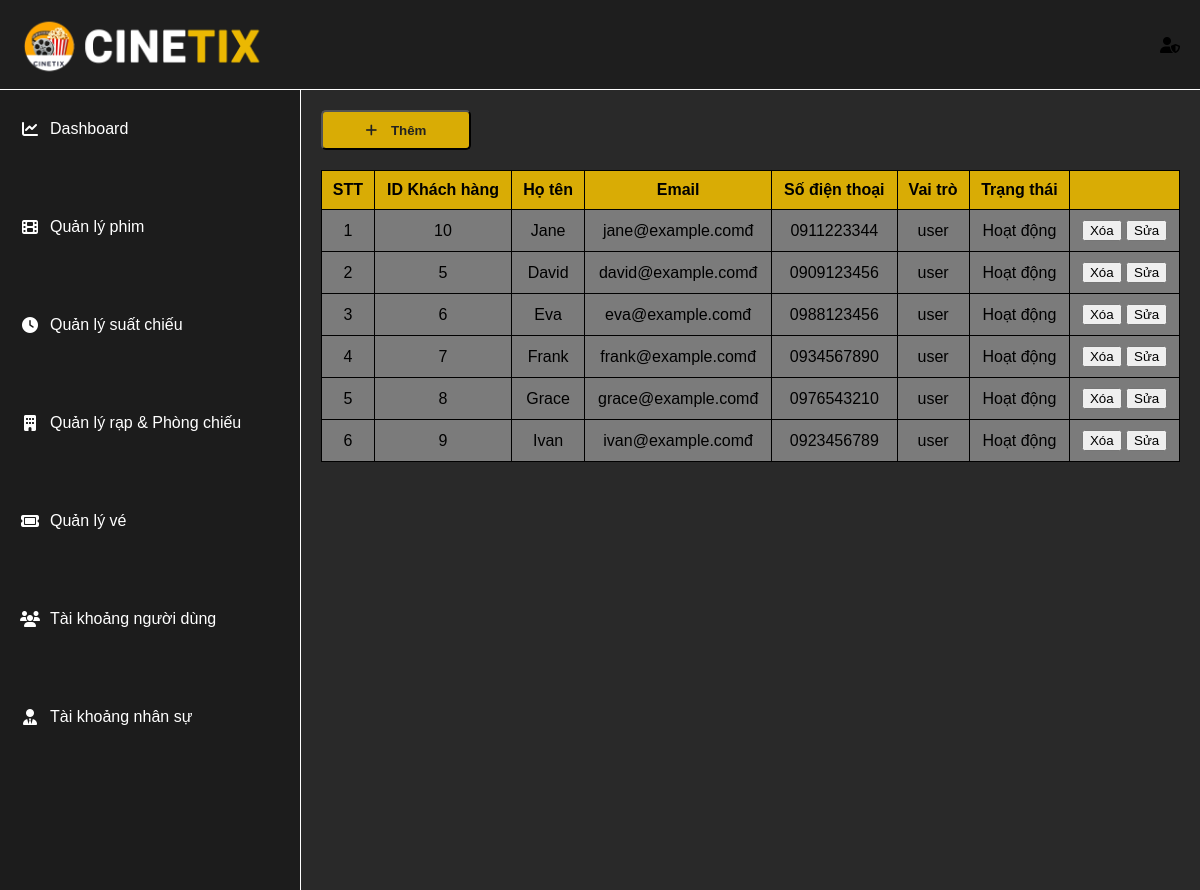
/admin/taikhoannguoidung.php, run on an earlier commit of the app's database.
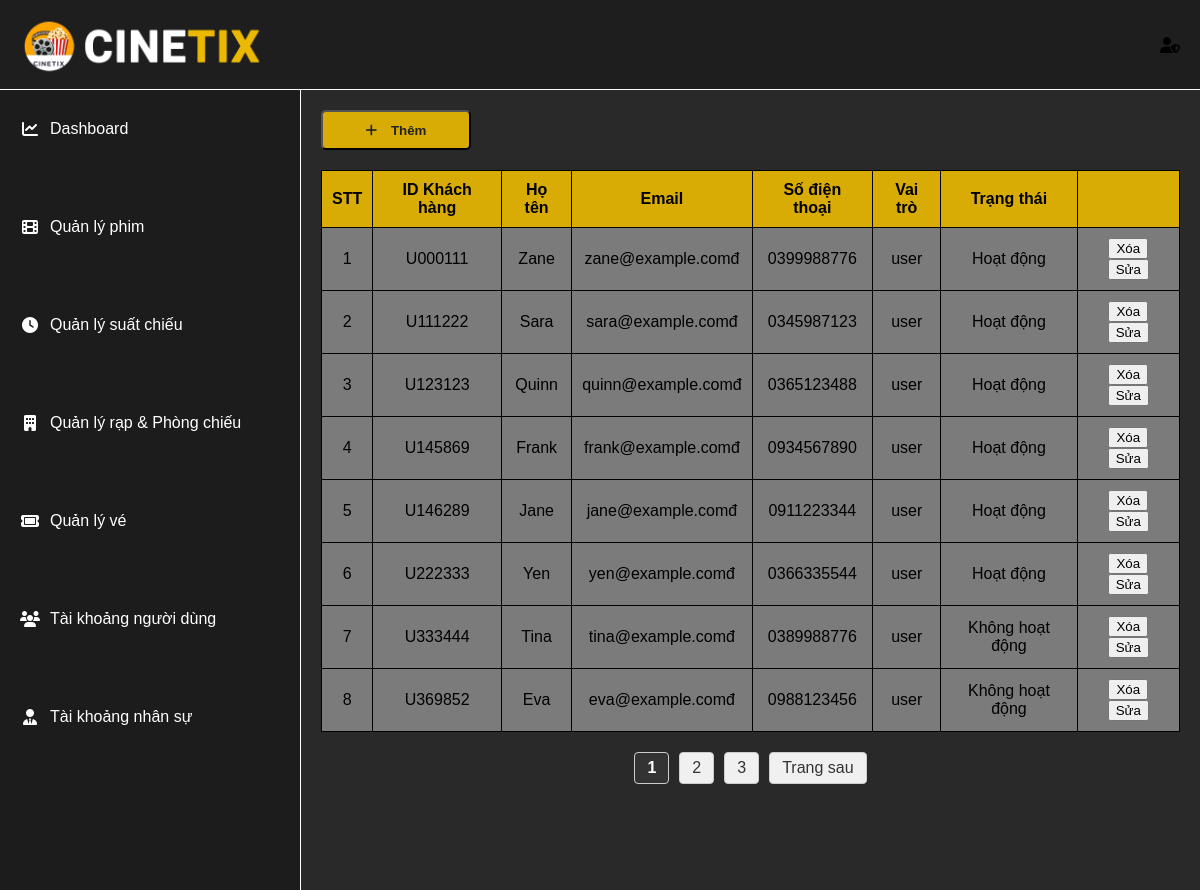
And on a later commit of the database.
### tables this page shows
CREATE TABLE users (
    id VARCHAR(100) PRIMARY KEY,
    user_name VARCHAR(100) NOT NULL,
    email VARCHAR(100) UNIQUE NOT NULL,
    pass_word VARCHAR(255) NOT NULL,
    phone_number VARCHAR(20),
    ro_lo ENUM('user','admin','employee') DEFAULT 'user',
    start_date DATE NULL,  
    account_status ENUM('Hoạt động', 'Không hoạt động') DEFAULT 'Hoạt động',
    last_active DATETIME DEFAULT CURRENT_TIMESTAMP ON UPDATE CURRENT_TIMESTAMP,
    created_at DATETIME DEFAULT CURRENT_TIMESTAMP
);

### admin/taikhoannguoidung.php (the view, shortened to what this page needs)
<?php
include('../connect.php');
include('header_admin.php');
?>
<!DOCTYPE html>
<html lang="vi">
<head>
  <link rel="stylesheet" href="../admin/adminCSS/admin_layout.css">
  <link rel="stylesheet" href="../admin/adminCSS/header_admin.css">
  <link rel="stylesheet" href="../admin/adminCSS/quanlyphim.css">
  <link rel="stylesheet" href="https://cdnjs.cloudflare.com/ajax/libs/font-awesome/6.5.0/css/all.min.css">
</head>
<body>
  <div class="admin-layout">
    <aside class="sidebar">
      <?php include('sidebar_admin.php'); ?>
    </aside>
<?php
$limit = 8;
$page = isset($_GET['page']) ? (int)$_GET['page'] : 1;
$total_result = mysqli_query($conn, "SELECT COUNT(*) AS total FROM users where users.ro_lo = 'user'");
$total_row = mysqli_fetch_assoc($total_result);
$total_records = $total_row['total'];
$total_page = ceil($total_records / $limit);
$offset = ($page - 1) * $limit;
$sql = " SELECT
    users.id AS user_id,
    users.user_name AS username,
    users.email AS email ,
    users.phone_number AS phone,
    users.ro_lo AS role ,
    users.account_status AS status
    FROM users
    where users.ro_lo = 'user'
    LIMIT $offset, $limit";
$results = mysqli_query($conn, $sql);
if ($results && mysqli_num_rows($results) > 0) {
    echo '<main class="main-content">';
    echo '<div class="buttons">';
    echo '<button><i class="fa-solid fa-plus"></i><span> Thêm </span></button>';
    echo '</div>';
    echo '<table>';
    echo '<thead>
            <tr>
                <th>STT</th>
                <th>ID Khách hàng</th>
                <th>Họ tên</th>
                <th>Email</th>
                <th>Số điện thoại</th>
                <th>Vai trò</th>
                <th>Trạng thái</th>
                <th></th>
            </tr>
          </thead>';
    echo '<tbody>';
$i=0;
    while ($row = mysqli_fetch_assoc($results)) {
        echo "<tr>
                <td>" . ++$i . "</td>
                <td>{$row['user_id']}</td>
                <td>{$row['username']}</td>
                <td>{$row['email']}đ</td>
                <td>{$row['phone']}</td>
                <td>{$row['role']}</td>
                <td>{$row['status']}</td>
                <td>
                <button><i class='btn-edit-delete'></i>Xóa</button>
                <button><i class='btn-edit-Edit'></i>Sửa</button>
                </td>
              </tr>";
    }
    echo '</tbody></table>';
    if ($total_page > 1) {
        echo '<div class="pagination">';
        for ($i = 1; $i <= $total_page; $i++) {
            if ($i == $page) {
                echo '<strong>' . $i . '</strong>';
            } else {
                echo '<a href="?page=' . $i . '">' . $i . '</a>';
            }
        }
        if ($page < $total_page) {
            echo '<a href="?page=' . ($page + 1) . '">Trang sau</a>';
        }
        echo '</div>';
    }
    echo '</main>';
} else {
    echo " ";
}
?>
  </div>
</body>
</html>

### admin/header_admin.php
<header class="header-container">
  <div class="logo-item">
    <a href="admin.php">
      <img class="logo active_page" src="../pic/LOGO.png" alt="logo">
    </a>
  </div>
  <?php
    if (isset($_SESSION['user'])) {
      $username = htmlspecialchars($_SESSION['user']['user_name']);
      echo '
        <div class="admin-profile">
            <div class="admin-text">' . $username . '</div>
            <div class="admin-icon"><i class="fa-solid fa-user"></i></div>
            <div class="mucluc">
                <a href="infor_admin.php"><i class="fa-solid fa-circle-user"></i> Tài khoản</a>
                <a href="#"><i class="fa-solid fa-gear"></i> Cài đặt</a>
                <a href="logout.php"><i class="fa-solid fa-right-from-bracket"></i> Đăng xuất</a>
            </div>
        </div>';
    } else {
      echo '
        <div class="auth-buttons" style="display: none;"></div>
        <div class="admin-profile" style="display: block;">
            <i class="fa fa-user-shield"></i>
            <div class="logout-btn"></div>
        </div>';
    }
  ?>
</header>

### admin/sidebar_admin.php (shortened to what this page needs)
<link rel="stylesheet" href="https://cdnjs.cloudflare.com/ajax/libs/font-awesome/6.5.0/css/all.min.css">
<div class="sidebar">
  <div class="sidebar-item">
    <a href="admin.php"><i class="fa-solid fa-chart-line"></i><span>Dashboard</span></a>
    <a href="quanlyphim.php"><i class="fa-solid fa-film"></i><span>Quản lý phim</span></a>
    <a href="quanlysuatchieu.php"><i class="fa-solid fa-clock"></i><span>Quản lý suất chiếu</span></a>
    <a href="quanlyrapPC.php"><i class="fa-solid fa-building"></i><span>Quản lý rạp & Phòng chiếu</span></a>
    <a href="quanlyve.php"><i class="fa-solid fa-ticket"></i><span>Quản lý vé</span></a>
    <a href="taikhoannguoidung.php"><i class="fa-solid fa-users"></i><span>Tài khoảng người dùng</span></a>
    <a href="taikhoannhansu.php"><i class="fa-solid fa-user-tie"></i><span>Tài khoảng nhân sự</span></a>
  </div>
</div>

### admin/adminCSS/admin_layout.css (style rules this page uses)
:root { --bg-dark: #292929; --bg-footer: #222; --highlight: #EBB802; --text-light: white; --poster-hover-opacity: 0.3; --scrollbar-thumb: rgba(255, 255, 255, 0.2); }
body { background-color: var(--bg-dark); font-family: Arial, sans-serif; margin: 0; padding: 0; }
.admin-layout { display: grid; grid-template-columns: 300px 1fr 1fr; grid-template-rows: min-content 1fr 1fr; grid-template-areas: "header header header" "sidebar main main" "sidebar main main"; height: 100vh; gap: 0; background-color: var(--bg-dark); color: var(--text-light); }
.header-container { grid-area: header; border-bottom: 1px solid var(--text-light); padding: 10px 20px; display: flex; justify-content: space-between; align-items: center; background-color: #1e1e1e; }
.sidebar { grid-area: sidebar; padding-top:0; margin-top:0; background-color: #1c1c1c; text-align: center; transition: all 0.3s ease; overflow-y: auto; z-index: 998; }
.sidebar-item { display: flex; flex-direction: column; flex-grow: 1; height:100%; gap:20px; }
.sidebar-item a { display: flex; align-items: center; padding: 30px 20px; text-decoration: none; color: var(--text-light); transition: background-color 0.3s, color 0.3s; }
.sidebar-item a i { margin-right: 10px; width: 20px; text-align: center; }
.main-content { grid-area: main; padding: 20px; border-left: 1px solid var(--text-light); background-color: #2b2b2b; overflow-y: auto; }

### admin/adminCSS/header_admin.css (style rules this page uses)
:root { --bg-dark: #292929; --bg-footer: #222; --highlight: #EBB802; --text-light: white; --poster-hover-opacity: 0.3; --scrollbar-thumb: rgba(255, 255, 255, 0.2); }
header, nav { background-color: var(--bg-dark); padding: 10px 20px; }
.logo { display: flex; justify-content: left; width: 250px; }
.header-container { display: flex; justify-content: space-between; align-items: center; padding: 10px 20px; }
.admin-profile { display: flex; align-items: center; position: relative; gap: 10px; cursor: pointer; }

### admin/adminCSS/quanlyphim.css (style rules this page uses)
:root { --bg-dark: #292929; --bg-footer: #222; --highlight: #ebb902e8; --text-light: white; --poster-hover-opacity: 0.3; --scrollbar-thumb: rgba(255, 255, 255, 0.386); }
.main-content { padding: 20px; background-color: var(--bg-dark); color: var(--text-light); }
.buttons { display: flex; justify-content: left; gap: 20px; margin-bottom: 20px; }
.buttons i { margin-right:10px; }
.buttons button { text-decoration: none; color: var(--text-light); background-color: var(--highlight); padding: 0 20px; width: 150px; height: 40px; border-radius: 5px; font-weight: bold; color:#222; }
.main-content table { width: 100%; border-collapse: collapse; }
.main-content table th { background-color: var(--highlight); border: 1px solid black; text-align: center; padding: 10px; }
.main-content table td { padding: 10px; border: 1px solid black; text-align: center; background-color: var(--scrollbar-thumb); color:black; }
.pagination { display: flex; justify-content: center; gap: 10px; margin-top: 20px; }
.pagination a, .pagination strong { padding: 6px 12px; background-color: #f0f0f0; border: 1px solid #ccc; text-decoration: none; color: #333; border-radius: 4px; }
.pagination strong { background-color: #333; color: white; }

What changed in the data, as far as the page shows it:
removed users: id "10", user_name "Jane", email "jane@example.com", phone_number "0911223344", ro_lo "user", account_status "Hoạt động"
removed users: id "5", user_name "David", email "david@example.com", phone_number "0909123456", ro_lo "user", account_status "Hoạt động"
removed users: id "6", user_name "Eva", email "eva@example.com", phone_number "0988123456", ro_lo "user", account_status "Hoạt động"
removed users: id "7", user_name "Frank", email "frank@example.com", phone_number "0934567890", ro_lo "user", account_status "Hoạt động"
removed users: id "8", user_name "Grace", email "grace@example.com", phone_number "0976543210", ro_lo "user", account_status "Hoạt động"
removed users: id "9", user_name "Ivan", email "ivan@example.com", phone_number "0923456789", ro_lo "user", account_status "Hoạt động"
added users: id "U000111", user_name "Zane", email "zane@example.com", phone_number "0399988776", ro_lo "user", account_status "Hoạt động"
added users: id "U111222", user_name "Sara", email "sara@example.com", phone_number "0345987123", ro_lo "user", account_status "Hoạt động"
added users: id "U123123", user_name "Quinn", email "quinn@example.com", phone_number "0365123488", ro_lo "user", account_status "Hoạt động"
added users: id "U145869", user_name "Frank", email "frank@example.com", phone_number "0934567890", ro_lo "user", account_status "Hoạt động"
added users: id "U146289", user_name "Jane", email "jane@example.com", phone_number "0911223344", ro_lo "user", account_status "Hoạt động"
added users: id "U222333", user_name "Yen", email "yen@example.com", phone_number "0366335544", ro_lo "user", account_status "Hoạt động"
added users: id "U333444", user_name "Tina", email "tina@example.com", phone_number "0389988776", ro_lo "user", account_status "Không hoạt động"
added users: id "U369852", user_name "Eva", email "eva@example.com", phone_number "0988123456", ro_lo "user", account_status "Không hoạt động"
Also different on the page:
new list line: "1"
new list line: "2"
new list line: "3"
text now shown: "Trang sau"
